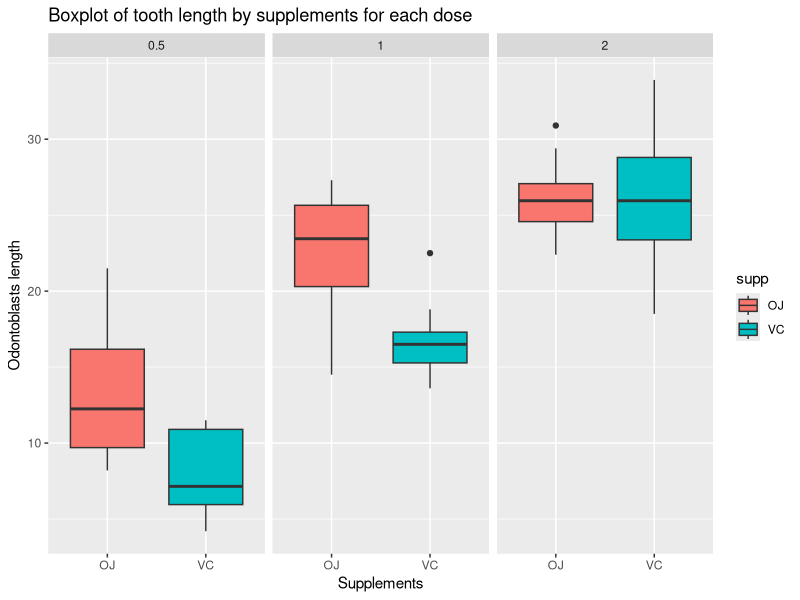

Write the R code that produced this figure.
## ---- chunk 1
knitr::opts_chunk$set(echo = TRUE)
## ---- chunk 2
library(tidyverse)
library(ggplot2)
library(knitr)
## ---- chunk 3
dat <- data.frame(Titanic)
## ---- chunk 4
child <-filter(dat, dat$Age == "Child")
child.num <- sum(child$Freq)
adult <-filter(dat, dat$Age == "Adult")
adult.num <- sum(adult$Freq)
child.num; adult.num
## ---- chunk 5
# count the number of adults and kids for each sex
fe.ad <- filter(dat, dat$Sex == "Female" & dat$Age  == "Adult")
fe.num <- sum(fe.ad$Freq)
m.ad <- filter(dat, dat$Sex == "Male" & dat$Age  == "Adult")
m.num <- sum(m.ad$Freq)
fe.num; m.num
## ---- chunk 6
c.sur <- filter(dat, dat$Age == "Child" & dat$Survived == "Yes")
a.sur <- filter(dat, dat$Age == "Adult" & dat$Survived == "Yes")
c.rate <- sum(c.sur$Freq)/child.num
a.rate <- sum(a.sur$Freq)/adult.num
c.rate; a.rate
## ---- chunk 7
c1 <- filter(dat, dat$Class == "1st")
c2 <- filter(dat, dat$Class == "2nd")
c3 <- filter(dat, dat$Class == "3rd")
cc <- filter(dat, dat$Class == "Crew")
c1.s <- filter(c1, c1$Survived == "Yes")
c2.s <- filter(c2, c2$Survived == "Yes")
c3.s <- filter(c3, c3$Survived == "Yes")
cc.s <- filter(cc, cc$Survived == "Yes")
c1.r <- sum(c1.s$Freq)/sum(c1$Freq)
c2.r <- sum(c2.s$Freq)/sum(c2$Freq)
c3.r <- sum(c3.s$Freq)/sum(c3$Freq)
cc.r <- sum(cc.s$Freq)/sum(cc$Freq)
c1.r; c2.r; c3.r; cc.r
## ---- chunk 8
dat2 <- ToothGrowth

ggplot(aes(x = supp, y = len), data = dat2) + 
  geom_boxplot(aes(fill = supp)) + facet_wrap(~ dose) +
  ggtitle("Boxplot of tooth length by supplements for each dose") +
  xlab("Supplements") + ylab("Odontoblasts length")
